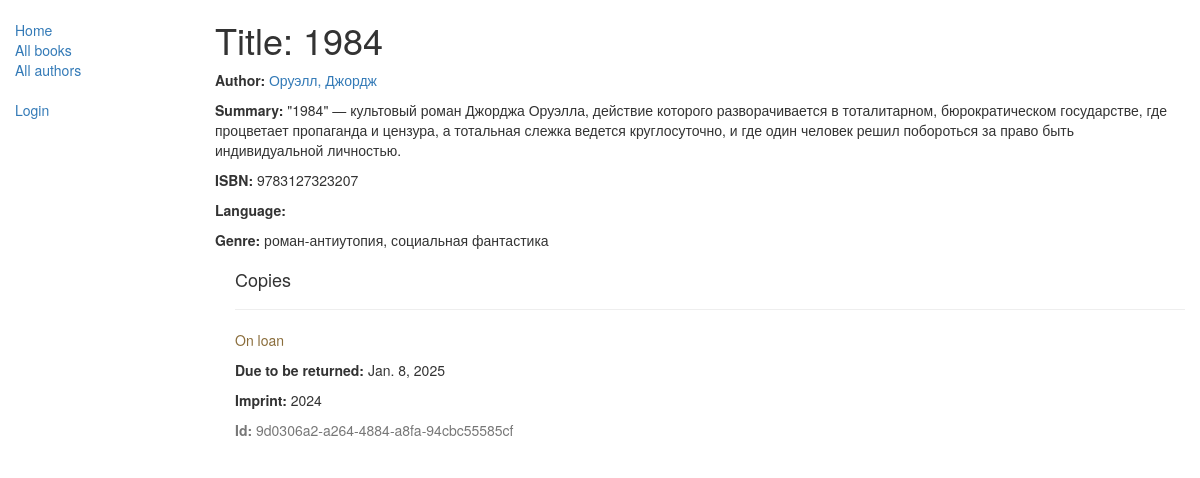
Before: /catalog/book/1 with the older database file.
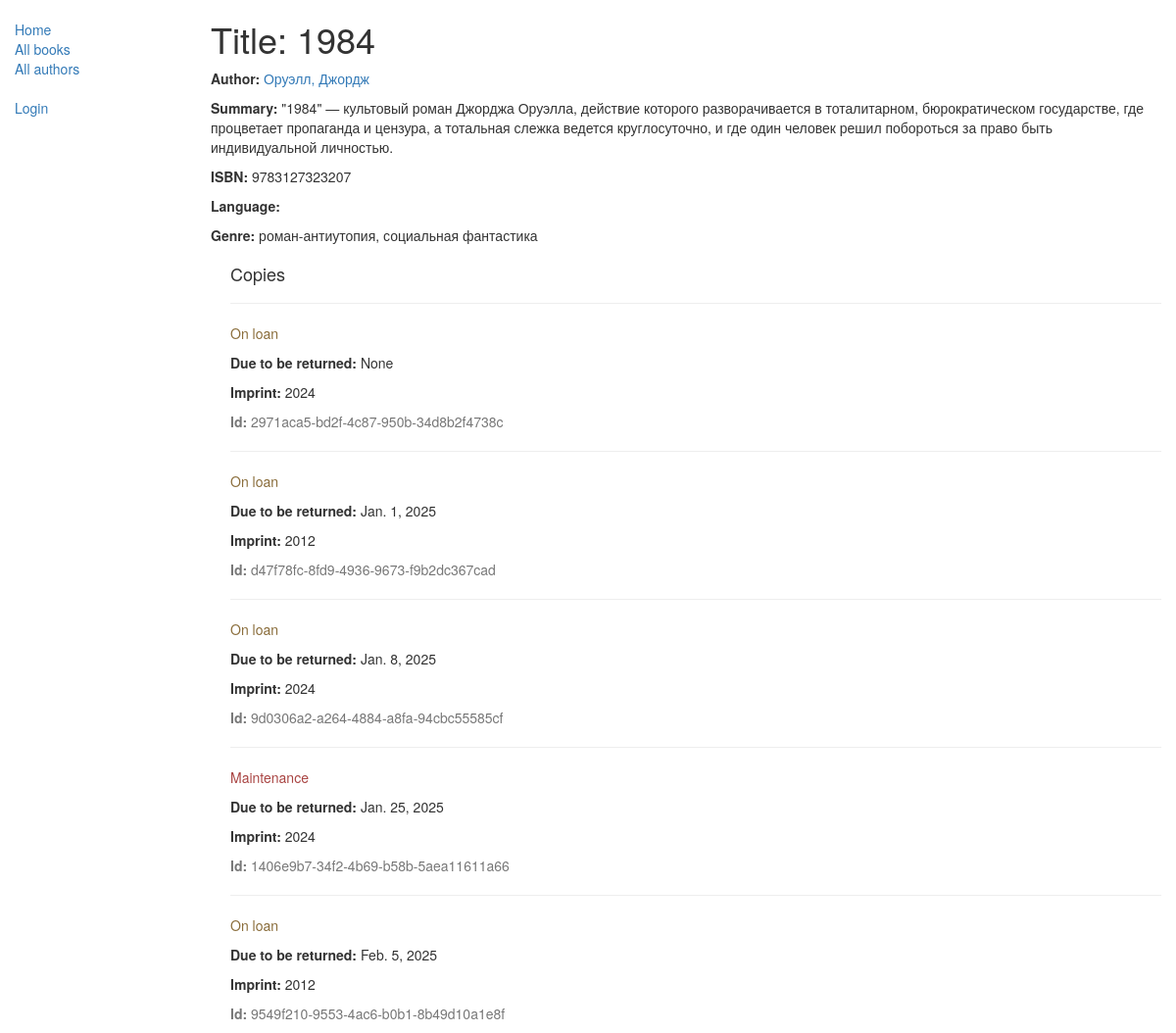
After: the same page with the newer database file.
### catalog/models.py (models this page shows, shortened)
class Book(models.Model):
    title = models.CharField(max_length=200)
    author = models.ForeignKey('Author', on_delete=models.SET_NULL, null=True)
    summary = models.TextField(max_length=1000, help_text="Enter a brief description of the book")
    isbn = models.CharField('ISBN',max_length=13, help_text='13 Character <a href="https://www.isbn-international.org/content/what-isbn">ISBN number</a>')
    genre = models.ManyToManyField(Genre, help_text="Select a genre for this book.")
    def display_genre(self):
        """
        Creates a string for the Genre. This is required to display genre in Admin.
        """
        return ', '.join([ genre.name for genre in self.genre.all()[:3] ])
    display_genre.short_description = 'Genre'

class Author(models.Model):
    first_name = models.CharField(max_length=100)
    last_name = models.CharField(max_length=100)
    date_of_birth = models.DateField(null=True, blank=True)
    date_of_death = models.DateField('Died', null=True, blank=True)
    def __str__(self):
        return '%s, %s' % (self.last_name, self.first_name)

class Genre(models.Model):
    name = models.CharField(max_length=200, help_text="Enter a book genre (e.g. Science Fiction, French Poetry etc.)")
    def __str__(self):
        return self.name

class BookInstance(models.Model):
    id = models.UUIDField(primary_key=True, default=uuid.uuid4, help_text="Unique ID for this particular book across whole library")
    book = models.ForeignKey('Book', on_delete=models.SET_NULL, null=True)
    imprint = models.CharField(max_length=200)
    due_back = models.DateField(null=True, blank=True)
    borrower = models.ForeignKey(User, on_delete=models.SET_NULL, null=True, blank=True)
    LOAN_STATUS = (
        ('m', 'Maintenance'),
        ('o', 'On loan'),
        ('a', 'Available'),
        ('r', 'Reserved'),
    )
    status = models.CharField(max_length=1, choices=LOAN_STATUS, blank=True, default='m', help_text='Book availability')
    class Meta:
        ordering = ["due_back"]
        permissions = (("can_mark_returned", "Set book as returned"),)

### catalog/views.py (the view)
# urls.py: path('book/<int:pk>', views.BookDetailView.as_view(), name='book-detail'),
class BookDetailView(generic.DetailView):
    model = Book

### catalog/templates/catalog/book_detail.html (shortened to what this page needs)
{% extends "base_generic.html" %}
{% block content %}
  <h1>Title: {{ book.title }}</h1>
  <p><strong>Author:</strong> <a href="{% url 'author-detail' book.author.pk %}">{{ book.author }}</a></p>
  <p><strong>Summary:</strong> {{ book.summary }}</p>
  <p><strong>ISBN:</strong> {{ book.isbn }}</p>
  <p><strong>Language:</strong> {{ book.language }}</p>
  <p><strong>Genre:</strong> {{ book.genre.all|join:", " }}</p>
  <div style="margin-left:20px;margin-top:20px">
    <h4>Copies</h4>
    {% for copy in book.bookinstance_set.all %}
      <hr />
      <p
        class="{% if copy.status == 'a' %}text-success{% elif copy.status == 'm' %}text-danger{% else %}text-warning{% endif %}">
        {{ copy.get_status_display }}
      </p>
      {% if copy.status != 'a' %}
        <p><strong>Due to be returned:</strong> {{ copy.due_back }}</p>
      {% endif %}
      <p><strong>Imprint:</strong> {{ copy.imprint }}</p>
      <p class="text-muted"><strong>Id:</strong> {{ copy.id }}</p>
    {% endfor %}
  </div>
{% endblock %}

### catalog/templates/base_generic.html (shortened to what this page needs)
<!DOCTYPE html>
<html lang="en">
  <head>
    <link
      rel="stylesheet"
      href="https://maxcdn.bootstrapcdn.com/bootstrap/3.3.7/css/bootstrap.min.css"
    />
    {% load static %}
    <link rel="stylesheet" href="{% static 'css/styles.css' %}" />
  </head>
  <body>
    <div class="container-fluid">
      <div class="row">
        <div class="col-sm-2">
          {% block sidebar %}
          <ul class="sidebar-nav">
            <li><a href="{% url 'index' %}">Home</a></li>
            <li><a href="{% url 'books' %}">All books</a></li>
            <li><a href="{% url 'authors' %}">All authors</a></li>
            <br />
            {% if user.is_authenticated %}
            <li>User: {{ user.get_username }}</li>
            <li><a href="{% url 'my-borrowed' %}">My Borrowed</a></li>
            <li>
              <form id="logout-form" method="post" action="{% url 'logout' %}">
                {% csrf_token %}
                <button type="submit" class="btn btn-link" style="padding: 0;">Logout</button>
              </form>
            </li>
            {% if user.is_authenticated and user.is_staff %}
            <hr class="solid">
            <li>Staff</li>
            <li><a href="{% url 'all-borrowed' %}">All Borrowed</a></li>
            <li><a href="{% url 'author-create' %}">Create author</a></li>
            <li><a href="{% url 'book-create' %}">Create book</a></li>
            {% endif %}
          {% else %}
            <li><a href="{% url 'login' %}?next={{ request.path }}">Login</a></li>
          {% endif %}
          </ul>
          {% endblock %}
        </div>
        <div class="col-sm-10">
          {% block content %}{% endblock %}
        </div>
      </div>
    </div>
  </body>
</html>

### catalog/static/css/styles.css (style rules this page uses)
.sidebar-nav { margin-top: 20px; padding: 0; list-style: none; }

Changed rows visible on the page:
added BookInstance: status "On loan", due_back "None", imprint "2024", id "2971aca5-bd2f-4c87-950b-34d8b2f4738c"
added BookInstance: status "On loan", due_back "Jan. 1, 2025", imprint "2012", id "d47f78fc-8fd9-4936-9673-f9b2dc367cad"
added BookInstance: status "Maintenance", due_back "Jan. 25, 2025", imprint "2024", id "1406e9b7-34f2-4b69-b58b-5aea11611a66"
added BookInstance: status "On loan", due_back "Feb. 5, 2025", imprint "2012", id "9549f210-9553-4ac6-b0b1-8b49d10a1e8f"
